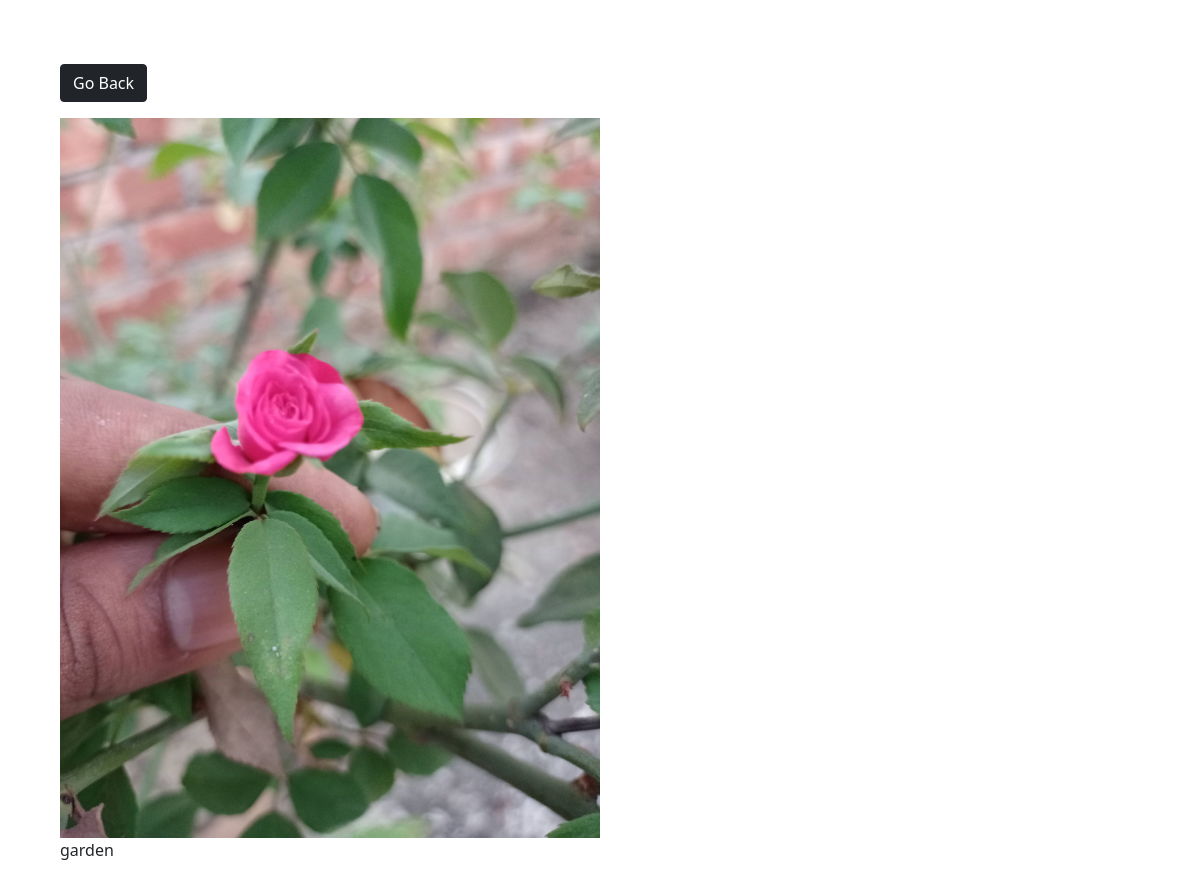
Page /photo/13/ on the committed database.
### myphotos/models.py (models this page shows, shortened)
class Photo(models.Model):
    category = models.ForeignKey(
        Category, on_delete=models.SET_NULL, null=True, blank=True)
    image = models.ImageField(null=False, blank=False)
    description = models.TextField()

### myphotos/views.py (the view)
# urls.py: path('photo/<str:pk>/', views.viewphoto, name='photo'),
def viewphoto(request, pk):
    photo = Photo.objects.get(id=pk)
    return render(request, 'myphotos/photo.html',{'photo':photo})

### myphotos/templates/myphotos/photo.html (shortened to what this page needs)
<!DOCTYPE html>
<html>
<head>
    <link href="https://cdn.jsdelivr.net/npm/bootstrap@5.0.0-beta1/dist/css/bootstrap.min.css" rel="stylesheet"
>
</head>
<body class="m-5">
    <div class="container">
        <div class="row justify-content-center">
            <div class="col">
                <a href="{% url 'index' %}" class="btn btn-dark my-3">Go Back</a>
                <div style="height: 90vh;">
                    <img style="max-width: 100%; max-height: 100%;" src="{{photo.image.url}}">
                    <p>{{photo.description}}</p>
                </div>
            </div>
        </div>
    </div>
</body>
</html>

### rows in the picture
Photo: image (picture), description "garden"
